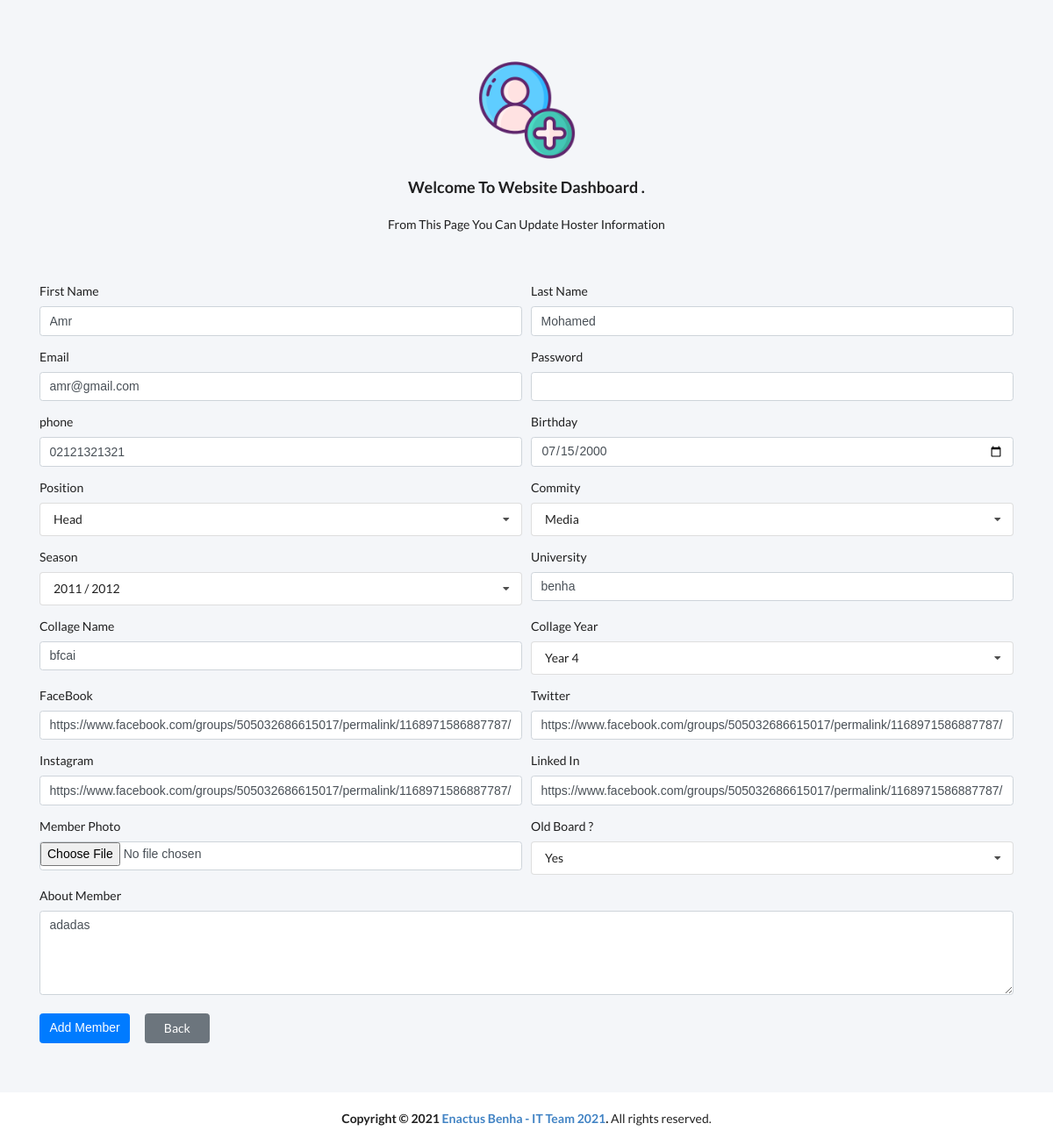
Screenshot of /update_hoster.php?id=13 (signed in) with the database file from the repository.
### tables this page shows
CREATE TABLE `hosters` (
  `id` int(11) NOT NULL,
  `first_name` varchar(50) NOT NULL,
  `last_name` varchar(50) NOT NULL,
  `email` varchar(120) NOT NULL,
  `password` varchar(100) NOT NULL,
  `birthday` varchar(10) NOT NULL,
  `phone` varchar(11) NOT NULL,
  `photo` varchar(100) NOT NULL,
  `commity_name` varchar(50) NOT NULL DEFAULT 'Heigh Board',
  `season_year` varchar(15) NOT NULL,
  `position_name` varchar(50) NOT NULL,
  `university_name` varchar(50) NOT NULL,
  `college_name` varchar(70) NOT NULL,
  `college_year` varchar(10) NOT NULL,
  `about_hoster` varchar(300) NOT NULL,
  `facebook` varchar(150) DEFAULT NULL,
  `twitter` varchar(150) DEFAULT NULL,
  `instgram` varchar(150) DEFAULT NULL,
  `linked_in` varchar(150) DEFAULT NULL,
  `old` int(1) NOT NULL DEFAULT 0
);

### includes/functions/functions.php (called while the page is built, shortened)
<?php
function getData_with_id($table,$id){
    global $con;
    $stmt = $con->prepare("SELECT * FROM $table WHERE id = ?");
    $stmt->execute(array($id));
    $rows = $stmt->fetch(PDO::FETCH_ASSOC);
    return $rows;
}

### update_hoster.php (the view, shortened to what this page needs)
<?php
    if(isset($_SESSION['first_name'])){
        if (isset($_GET['id']) && is_numeric($_GET['id'])){
            $hoster_id = $_GET['id'];
            $result= getData_with_id("hosters",$hoster_id);
?>
<div class="container mb-3">
    <img class="add_member" src="img/add_member.png" alt="add_member">
<h3 class="text-center mt-4 mb-4">Welcome To Website Dashboard .</h3>
<p class="text-center mb-5 pb-3">From This Page You Can Update Hoster Information</p>
<form method="POST" action="<?php $_SERVER['PHP_SELF'] ?>" enctype="multipart/form-data">
  <div class="form-row">
        <div class="form-group col-md-6">
            <label>First Name</label>
            <input style="direction: ltr;" value="<?php echo $result['first_name'];?>" name="first_name" type="text" class="form-control">
        </div>
        <div class="form-group col-md-6">
            <label>Last Name</label>
            <input style="direction: ltr;" value="<?php echo $result['last_name'];?>" name="last_name" type="text" class="form-control">
        </div>
        <div class="form-group col-md-6">
            <label>Email</label>
            <input style="direction: ltr;" value="<?php echo $result['email'];?>" name="email" type="email" class="form-control">
        </div>
        <div class="form-group col-md-6">
            <label>Password</label>
            <input style="direction: ltr;" name="password" type="password" class="form-control">
        </div>
        <div class="form-group col-md-6">
            <label>phone</label>
            <input style="direction: ltr;" value="<?php echo $result['phone'];?>" name="phone" type="tel" class="form-control">
        </div>
        <div class="form-group col-md-6">
            <label>Birthday</label>
            <input style="direction: ltr;" value="<?php echo $result['birthday'];?>" name="birthday" type="date" class="form-control">
        </div>
        <div class="form-group col-md-6">
            <label for="position">Position</label>
            <select class="custom-select ui search dropdown"  name="position" id="position" required>
                <option value="Head">Head</option>
            </select>
        </div>
        <div class="form-group col-md-6">
            <label for="commity">Commity</label>
            <select class="custom-select ui search dropdown"  name="commity" id="commity" required>
                <option value="Media">Media</option>
            </select>
        </div>
        <div class="form-group col-md-6">
            <label for="season">Season</label>
            <select class="custom-select ui search dropdown"  name="season" id="season" required>
                <?php for($i=1 ; $i<=date('Y')-2009 ; $i++){?>
                <option value="<?php echo (2009 + $i - 1) . " / " . (2009 + $i)?>"><?php echo (2009 + $i - 1) . " / " . (2009 + $i)?></option>
            <?php } ?>
            </select>
        </div>
        <div class="form-group col-md-6">
            <label>University</label>
            <input style="direction: ltr;" value="<?php echo $result['university_name'];?>" name="university" type="text" class="form-control">
        </div>
        <div class="form-group col-md-6">
            <label>Collage Name</label>
            <input style="direction: ltr;" value="<?php echo $result['college_name'];?>" name="collage_name" type="text" class="form-control">
        </div>
        <div class="form-group col-md-6">
            <label>Collage Year</label>
            <select class="custom-select ui search dropdown"  name="collage_year" id="collage_year" required>
                <?php for($i=1 ; $i<=5 ; $i++){?>
                <option value="<?php echo $i?>">Year <?php echo $i?></option>
                <?php } ?>
            </select>
        </div>
        <div class="form-group col-md-6">
            <label>FaceBook</label>
            <input style="direction: ltr;" value="<?php echo $result['facebook'];?>" name="facebook" type="url" class="form-control">
        </div>
        <div class="form-group col-md-6">
            <label>Twitter</label>
            <input style="direction: ltr;" value="<?php echo $result['twitter'];?>" name="twitter" type="url" class="form-control">
        </div>
        <div class="form-group col-md-6">
            <label>Instagram</label>
            <input style="direction: ltr;" value="<?php echo $result['instgram'];?>" name="insta" type="url" class="form-control">
        </div>
        <div class="form-group col-md-6">
            <label>Linked In</label>
            <input style="direction: ltr;" value="<?php echo $result['linked_in'];?>" name="linked_in" type="url" class="form-control">
        </div>
        <div class="form-group col-md-6">
            <label>Member Photo</label>
            <input style="direction: ltr;padding:0" name="img" type="file" class="form-control">
        </div>
        <div class="form-group col-md-6">
            <label for="old">Old Board ?</label>
            <select class="custom-select ui search dropdown"  name="old" id="old" required>
                <option value="1">Yes</option>
            </select>
        </div>
        <div class="form-group col-md-12">
            <label>About Member</label>
            <textarea name="about" class="form-control" placeholder="Some Info About member *" rows="4" autocomplete="off"><?php echo $result['about_hoster'];?></textarea>
        </div>
  </div>
  <button type="submit" class="btn btn-primary mb-5 mt-2">Add Member</button>
  <a class="btn btn-secondary pr-4 pl-4 ml-3 mb-5 mt-2" href="dashboard.php">Back</a>
</form>
</div>
<div class="footer text-center">
            <strong>Copyright &copy; <?php echo date('Y'); ?> <a href="#">Enactus Benha - IT Team 2021</a>.</strong>
            All rights reserved.
</div>
<?php
}else{
    header("location:members.php");
}
}
else{
    header("location:signin.php");
}

### layout/css/add_member.css (style rules this page uses)
body { background-color: #f4f6f9 !important; padding: 50px 0; }
.add_member { width: 10%; display: block; margin: 20px auto; }
.footer { padding: 20px 0; background-color: #fff; }

### rows the page displays
hosters: first_name "Amr", last_name "Mohamed", email "amr@gmail.com", phone "02121321321", birthday "07/15/2000", university "benha", collage_name "bfcai", facebook "https://www.facebook.com/groups/505032686615017/permalink/1168971586887787/", twitter "https://www.facebook.com/groups/505032686615017/permalink/1168971586887787/", insta "https://www.facebook.com/groups/505032686615017/permalink/1168971586887787/", linked_in "https://www.facebook.com/groups/505032686615017/permalink/1168971586887787/", about "adadas"
